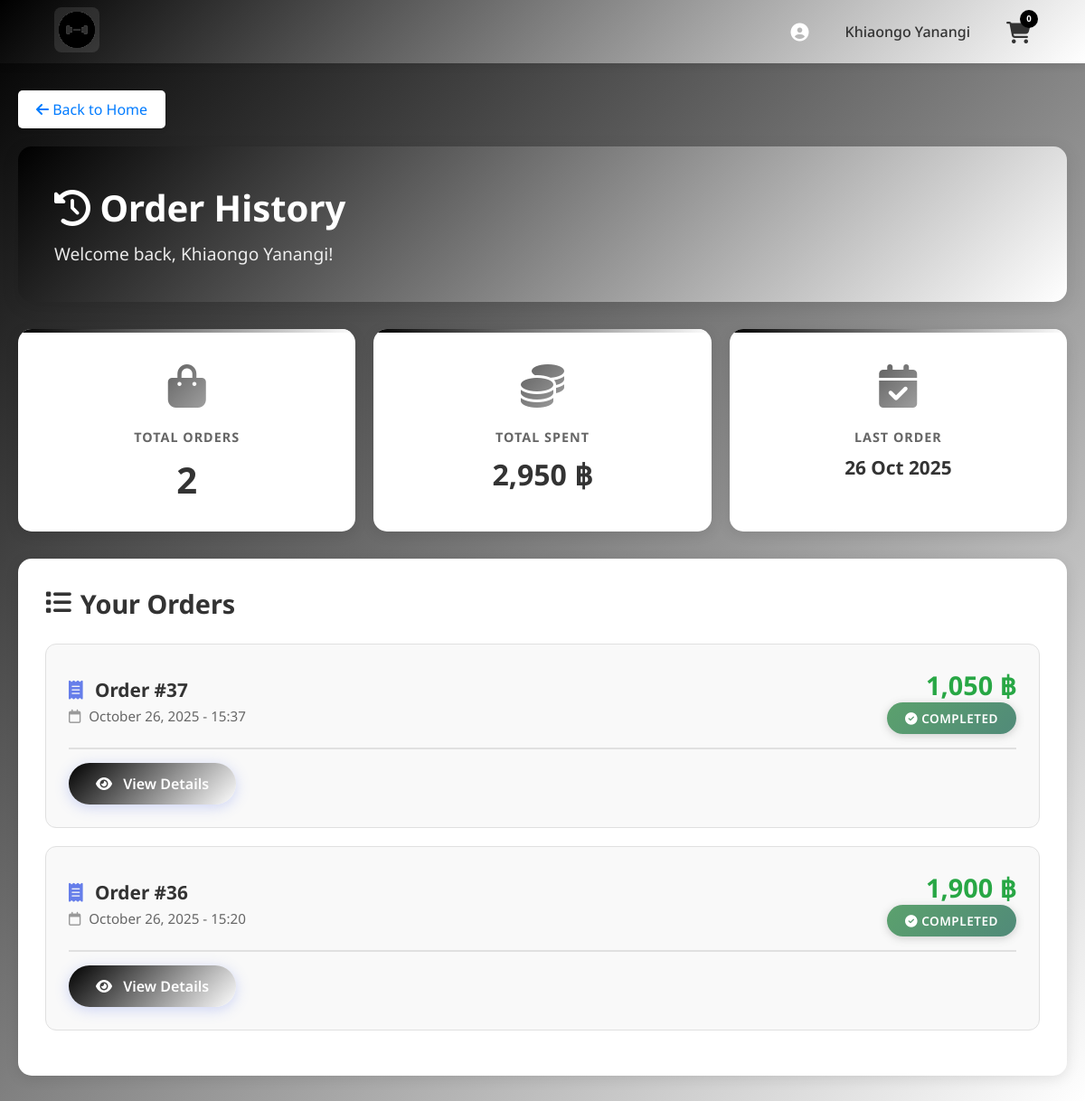
Screenshot of /BBQ/order_history.php (signed in) with the database file from the repository.
### tables this page shows
CREATE TABLE `user` (
  `id` int(11) NOT NULL,
  `name` varchar(255) NOT NULL,
  `email` varchar(255) NOT NULL,
  `password` varchar(255) NOT NULL,
  `birthday` date NOT NULL,
  `phone` varchar(20) NOT NULL,
  `address` text NOT NULL,
  `created_at` timestamp NOT NULL DEFAULT current_timestamp()
);

CREATE TABLE `orders` (
  `id` int(11) NOT NULL,
  `user_id` int(11) NOT NULL,
  `total_amount` decimal(10,2) NOT NULL,
  `status` varchar(50) DEFAULT 'completed',
  `payment_method` varchar(50) DEFAULT 'cash',
  `created_at` timestamp NOT NULL DEFAULT current_timestamp()
);

### BBQ/class/UserLogin.php (called while the page is built, shortened)
<?php
    class UserLogin {
        private $conn;
        private $table_name = "user";
        public function __construct($db) {
            $this->conn = $db;
        }
        public function userData($userid) {
            $id = $userid;
            $query = "SELECT * FROM {$this->table_name} WHERE id = :id";
            $stmt = $this->conn->prepare($query);
            $stmt->bindParam(":id", $id);
            $stmt->execute();
            if ($stmt->rowCount() > 0) {
                $user = $stmt->fetch(PDO::FETCH_ASSOC);
                return $user;
            } else {
                return false;
            }
        }
    }
?>

### BBQ/class/Order.php (called while the page is built, shortened)
<?php
class Order {
    private $conn;
    private $orders_table = "orders";
    public function __construct($db) {
        $this->conn = $db;
    }
    public function getUserOrders($userId) {
        $query = "SELECT * FROM " . $this->orders_table . "
                  WHERE user_id = :user_id
                  ORDER BY created_at DESC";
        $stmt = $this->conn->prepare($query);
        $stmt->bindParam(":user_id", $userId, PDO::PARAM_INT);
        $stmt->execute();
        return $stmt->fetchAll(PDO::FETCH_ASSOC);
    }
    public function getUserOrderStats($userId) {
        $query = "SELECT
                    COUNT(*) as total_orders,
                    SUM(total_amount) as total_spent,
                    MAX(created_at) as last_order_date
                  FROM " . $this->orders_table . "
                  WHERE user_id = :user_id";
        $stmt = $this->conn->prepare($query);
        $stmt->bindParam(":user_id", $userId, PDO::PARAM_INT);
        $stmt->execute();
        return $stmt->fetch(PDO::FETCH_ASSOC);
    }
}
?>

### BBQ/order_history.php (the view, shortened to what this page needs)
<?php
include_once("config/Database.php");
include_once("class/Order.php");
include_once("class/UserLogin.php");
$connectDB = new Database();
$db = $connectDB->getConnection();
$user = new UserLogin($db);
$userData = $user->userData($_SESSION['userid']);
$order = new Order($db);
$orders = $order->getUserOrders($_SESSION['userid']);
$stats = $order->getUserOrderStats($_SESSION['userid']);
?>
<!DOCTYPE html>
<html>
<head>
    <link rel="stylesheet" href="https://cdnjs.cloudflare.com/ajax/libs/font-awesome/6.4.0/css/all.min.css">
    <link rel="stylesheet" type="text/css" href="css/CSS home.css">
    <link rel="stylesheet" type="text/css" href="css/CSS order_history.css">
</head>
<body>
    <?php include_once("nav.php"); ?>
    <div class="history-container">
        <a href="home.php" class="back-link">
            <i class="fas fa-arrow-left"></i> Back to Home
        </a>
        <div class="page-header">
            <h1><i class="fas fa-history"></i> Order History</h1>
            <p>Welcome back, <?php echo htmlspecialchars($userData['name']); ?>!</p>
        </div>
        <?php if ($stats && $stats['total_orders'] > 0): ?>
            <div class="stats-container">
                <div class="stat-card">
                    <div class="icon"><i class="fas fa-shopping-bag"></i></div>
                    <h3>Total Orders</h3>
                    <p><?php echo $stats['total_orders']; ?></p>
                </div>
                <div class="stat-card money">
                    <div class="icon"><i class="fas fa-coins"></i></div>
                    <h3>Total Spent</h3>
                    <p><?php echo number_format($stats['total_spent'], 0); ?> ฿</p>
                </div>
                <div class="stat-card">
                    <div class="icon"><i class="fas fa-calendar-check"></i></div>
                    <h3>Last Order</h3>
                    <p style="font-size: 1.3rem;"><?php echo date('d M Y', strtotime($stats['last_order_date'])); ?></p>
                </div>
            </div>
        <?php endif; ?>
        <div class="orders-section">
            <h2><i class="fas fa-list"></i> Your Orders</h2>
            <?php if (empty($orders)): ?>
                <div class="no-orders">
                    <i class="fas fa-shopping-cart"></i>
                    <h3>No orders yet</h3>
                    <p>Start shopping to see your order history!</p>
                    <a href="home.php"><i class="fas fa-shopping-bag"></i> Start Shopping</a>
                </div>
            <?php else: ?>
                <?php foreach ($orders as $orderItem): ?>
                    <div class="order-card" onclick="viewOrderDetails(<?php echo $orderItem['id']; ?>)">
                        <div class="order-header">
                            <div>
                                <div class="order-id">
                                    <i class="fas fa-receipt"></i>
                                    Order #<?php echo $orderItem['id']; ?>
                                </div>
                                <div class="order-date">
                                    <i class="far fa-calendar"></i>
                                    <?php echo date('F d, Y - H:i', strtotime($orderItem['created_at'])); ?>
                                </div>
                            </div>
                            <div style="text-align: right;">
                                <div class="order-total"><?php echo number_format($orderItem['total_amount'], 0); ?> ฿</div>
                                <span class="order-status">
                                    <i class="fas fa-check-circle"></i>
                                    <?php echo ucfirst($orderItem['status']); ?>
                                </span>
                            </div>
                        </div>
                        <button class="view-details-btn" onclick="event.stopPropagation(); viewOrderDetails(<?php echo $orderItem['id']; ?>)">
                            <i class="fas fa-eye"></i> View Details
                        </button>
                    </div>
                <?php endforeach; ?>
            <?php endif; ?>
        </div>
    </div>
</body>
</html>

### BBQ/nav.php
<nav>
       <div class="nav-container">
           <a href="home.php">
               <img src="img/dbell2.png" class="logonav" alt="Big Bro sQuad Logo">
           </a>
           <div class="nav-profile">
               <a href="account.php" style="color: white; margin-right: 20px; text-decoration: none;">
                   <i class="fas fa-user-circle"></i>
               </a>
               <p class="nav-profile-name"><?php echo htmlspecialchars($userData['name']); ?></p>
               <div class="nav-profile-cart" style="cursor: pointer; margin-left: 20px;">
                   <i class="fas fa-cart-shopping"></i>
                   <div class="cartcount" style="font-size: 0.8vw;">
                       0
                   </div>
               </div>
           </div>
       </div>
   </nav>

### BBQ/css/CSS home.css (style rules this page uses)
* { font-family: "Noto Sans", sans-serif; margin: 0; padding: 0; box-sizing: border-box; text-decoration: none; }
body { background-color: WhiteSmoke; padding-top: 70px; }
nav { width: 100%; height: 70px; background: linear-gradient(135deg, black 0%, white 100%); position: fixed; top: 0; left: 0; z-index: 1000; box-shadow: 0 2px 10px rgba(0, 0, 0, 0.1); }
.nav-container { max-width: 90vw; height: 100%; margin: 0 auto; display: flex; justify-content: space-between; align-items: center; }
.logonav { width: 50px; height: 50px; object-fit: contain; filter: brightness(2.0) contrast(1.5); background: rgba(255, 255, 255, 0.1); padding: 5px; border-radius: 8px; transition: all 0.3s; }
.nav-profile { display: flex; align-items: center; gap: 20px; }
.nav-profile-name { color: #333; font-size: 16px; font-weight: 500; }
.nav-profile a { color: #333; font-size: 20px; transition: opacity 0.3s; }
.nav-profile-cart { position: relative; color: #333; font-size: 24px; cursor: pointer; transition: transform 0.3s; }
.cartcount { position: absolute; top: -8px; right: -8px; background: #000; color: #fff; border-radius: 50%; width: 20px; height: 20px; display: flex; align-items: center; justify-content: center; font-size: 12px; font-weight: bold; }

### BBQ/css/CSS order_history.css (style rules this page uses)
body { background: linear-gradient(135deg, #000000 0%, #ffffff 100%); min-height: 100vh; }
.history-container { max-width: 1400px; margin: 30px auto; padding: 0 20px; }
.back-link { display: inline-block; margin-bottom: 20px; color: #007bff; text-decoration: none; font-size: 16px; padding: 10px 20px; background: white; border-radius: 5px; box-shadow: 0 2px 5px rgba(0, 0, 0, 0.1); transition: all 0.3s; }
.page-header { background: linear-gradient(135deg, #000000 0%, #ffffff 100%); color: white; padding: 40px; border-radius: 15px; margin-bottom: 30px; box-shadow: 0 5px 20px rgba(0, 0, 0, 0.1); }
.page-header h1 { margin: 0 0 10px 0; font-size: 2.5rem; }
.page-header p { margin: 0; font-size: 1.2rem; opacity: 0.9; }
.stats-container { display: grid; grid-template-columns: repeat(auto-fit, minmax(280px, 1fr)); gap: 20px; margin-bottom: 30px; }
.stat-card { background: white; padding: 30px; border-radius: 15px; text-align: center; box-shadow: 0 3px 15px rgba(0, 0, 0, 0.1); transition: all 0.3s; position: relative; overflow: hidden; }
.stat-card::before { content: ''; position: absolute; top: 0; left: 0; width: 100%; height: 4px; background: linear-gradient(135deg, #000000 0%, #ffffff 100%); }
.stat-card .icon { font-size: 3rem; margin-bottom: 15px; background: linear-gradient(135deg, #000000 0%, #ffffff 100%); -webkit-background-clip: text; -webkit-text-fill-color: transparent; background-clip: text; }
.stat-card h3 { font-size: 0.9rem; color: #666; margin-bottom: 10px; text-transform: uppercase; letter-spacing: 1px; }
.stat-card p { font-size: 2.5rem; font-weight: bold; color: #333; margin: 0; }
.stat-card.money p { font-size: 2rem; }
.orders-section { background: white; padding: 30px; border-radius: 15px; box-shadow: 0 3px 15px rgba(0, 0, 0, 0.1); }
.orders-section h2 { margin: 0 0 25px 0; color: #333; font-size: 1.8rem; display: flex; align-items: center; gap: 10px; }
.order-card { background: #f9f9f9; border: 1px solid #e0e0e0; border-radius: 12px; padding: 25px; margin-bottom: 20px; transition: all 0.3s; cursor: pointer; }
.order-header { display: flex; justify-content: space-between; align-items: center; margin-bottom: 15px; padding-bottom: 15px; border-bottom: 2px solid #e0e0e0; }
.order-id { font-size: 1.3rem; font-weight: bold; color: #333; }
.order-id i { color: #667eea; margin-right: 8px; }
.order-date { color: #666; font-size: 0.95rem; margin-top: 5px; }
.order-date i { margin-right: 5px; color: #999; }
.order-total { font-size: 1.8rem; font-weight: bold; color: #28a745; }
.order-status { display: inline-block; padding: 8px 20px; background: linear-gradient(135deg, #5ba16d 0%, #518a79 100%); color: white; border-radius: 25px; font-size: 0.85rem; text-transform: uppercase; font-weight: 600; letter-spacing: 0.5px; box-shadow: 0 2px 10px rgba(104, 105, 104, 0.3); }
.view-details-btn { background: linear-gradient(135deg, #000000 0%, #ffffff 100%); color: white; border: none; padding: 12px 30px; border-radius: 25px; cursor: pointer; font-size: 1rem; transition: all 0.3s; font-weight: 600; box-shadow: 0 3px 15px rgba(102, 126, 234, 0.3); }
.view-details-btn i { margin-right: 8px; }

### rows the page displays
user: name "Khiaongo Yanangi"
orders: id "37", created_at "October 26, 2025 - 15:37", total_amount "1,050", status "COMPLETED"
orders: id "36", created_at "October 26, 2025 - 15:20", total_amount "1,900", status "COMPLETED"

### other values shown
$stats['total_orders'] "2"
$stats['total_spent'] "2,950"
date('d M Y', strtotime($stats['last_order_date'])) "26 Oct 2025"
